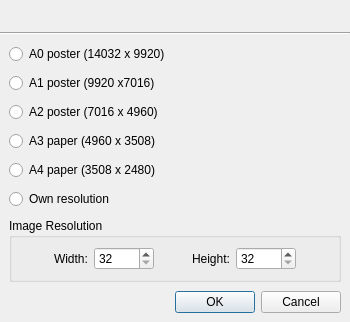
<?xml version="1.0" encoding="UTF-8"?>
<ui version="4.0">
 <class>PrintImageDialog</class>
 <widget class="QDialog" name="PrintImageDialog">
  <property name="geometry">
   <rect>
    <x>0</x>
    <y>0</y>
    <width>350</width>
    <height>303</height>
   </rect>
  </property>
  <property name="windowTitle">
   <string>Generate Image</string>
  </property>
  <layout class="QVBoxLayout" name="topLayout" stretch="0,0,1">
   <property name="spacing">
    <number>0</number>
   </property>
   <property name="leftMargin">
    <number>0</number>
   </property>
   <property name="topMargin">
    <number>0</number>
   </property>
   <property name="rightMargin">
    <number>0</number>
   </property>
   <property name="bottomMargin">
    <number>0</number>
   </property>
   <item>
    <widget class="XmlUi::GradientWidget" name="promptWidget" native="true">
     <layout class="QHBoxLayout" name="promptLayout" stretch="0,1">
      <property name="spacing">
       <number>10</number>
      </property>
      <item>
       <widget class="QLabel" name="promptPixmap"/>
      </item>
      <item>
       <widget class="QLabel" name="promptLabel">
        <property name="wordWrap">
         <bool>true</bool>
        </property>
       </widget>
      </item>
     </layout>
    </widget>
   </item>
   <item>
    <widget class="Line" name="line">
     <property name="orientation">
      <enum>Qt::Horizontal</enum>
     </property>
    </widget>
   </item>
   <item>
    <widget class="QWidget" name="mainWidget" native="true">
     <layout class="QVBoxLayout" name="verticalLayout_2">
      <property name="spacing">
       <number>9</number>
      </property>
      <item>
       <widget class="QRadioButton" name="a0_radioButton">
        <property name="text">
         <string>A0 poster (14032 x 9920)</string>
        </property>
       </widget>
      </item>
      <item>
       <widget class="QRadioButton" name="a1_radioButton">
        <property name="text">
         <string>A1 poster (9920 x7016)</string>
        </property>
       </widget>
      </item>
      <item>
       <widget class="QRadioButton" name="a2_radioButton">
        <property name="text">
         <string>A2 poster (7016 x 4960)</string>
        </property>
       </widget>
      </item>
      <item>
       <widget class="QRadioButton" name="a3_radioButton">
        <property name="text">
         <string>A3 paper (4960 x 3508)</string>
        </property>
       </widget>
      </item>
      <item>
       <widget class="QRadioButton" name="a4_radioButton">
        <property name="text">
         <string>A4 paper (3508 x 2480)</string>
        </property>
       </widget>
      </item>
      <item>
       <widget class="QRadioButton" name="own_radioButton">
        <property name="text">
         <string>Own resolution</string>
        </property>
       </widget>
      </item>
      <item>
       <widget class="QGroupBox" name="groupBox">
        <property name="title">
         <string>Image Resolution</string>
        </property>
        <layout class="QHBoxLayout" name="horizontalLayout">
         <item>
          <spacer name="spacer_4">
           <property name="orientation">
            <enum>Qt::Horizontal</enum>
           </property>
           <property name="sizeType">
            <enum>QSizePolicy::Expanding</enum>
           </property>
           <property name="sizeHint" stdset="0">
            <size>
             <width>10</width>
             <height>20</height>
            </size>
           </property>
          </spacer>
         </item>
         <item>
          <widget class="QLabel" name="label">
           <property name="text">
            <string>Width:</string>
           </property>
           <property name="buddy">
            <cstring>spinWidth</cstring>
           </property>
          </widget>
         </item>
         <item>
          <widget class="QSpinBox" name="spinWidth">
           <property name="minimumSize">
            <size>
             <width>60</width>
             <height>0</height>
            </size>
           </property>
           <property name="minimum">
            <number>32</number>
           </property>
           <property name="maximum">
            <number>8000</number>
           </property>
          </widget>
         </item>
         <item>
          <spacer name="spacer">
           <property name="orientation">
            <enum>Qt::Horizontal</enum>
           </property>
           <property name="sizeType">
            <enum>QSizePolicy::Expanding</enum>
           </property>
           <property name="sizeHint" stdset="0">
            <size>
             <width>10</width>
             <height>20</height>
            </size>
           </property>
          </spacer>
         </item>
         <item>
          <widget class="QLabel" name="label_2">
           <property name="text">
            <string>Height:</string>
           </property>
           <property name="buddy">
            <cstring>spinHeight</cstring>
           </property>
          </widget>
         </item>
         <item>
          <widget class="QSpinBox" name="spinHeight">
           <property name="minimumSize">
            <size>
             <width>60</width>
             <height>0</height>
            </size>
           </property>
           <property name="minimum">
            <number>32</number>
           </property>
           <property name="maximum">
            <number>8000</number>
           </property>
          </widget>
         </item>
         <item>
          <spacer name="spacer_2">
           <property name="orientation">
            <enum>Qt::Horizontal</enum>
           </property>
           <property name="sizeType">
            <enum>QSizePolicy::Expanding</enum>
           </property>
           <property name="sizeHint" stdset="0">
            <size>
             <width>10</width>
             <height>20</height>
            </size>
           </property>
          </spacer>
         </item>
        </layout>
       </widget>
      </item>
      <item>
       <spacer name="spacer_3">
        <property name="orientation">
         <enum>Qt::Vertical</enum>
        </property>
        <property name="sizeHint" stdset="0">
         <size>
          <width>20</width>
          <height>0</height>
         </size>
        </property>
       </spacer>
      </item>
      <item>
       <widget class="QDialogButtonBox" name="buttonBox">
        <property name="orientation">
         <enum>Qt::Horizontal</enum>
        </property>
        <property name="standardButtons">
         <set>QDialogButtonBox::Cancel|QDialogButtonBox::Ok</set>
        </property>
       </widget>
      </item>
     </layout>
    </widget>
   </item>
  </layout>
 </widget>
 <customwidgets>
  <customwidget>
   <class>XmlUi::GradientWidget</class>
   <extends>QWidget</extends>
   <header>xmlui/gradientwidget.h</header>
   <container>1</container>
  </customwidget>
 </customwidgets>
 <tabstops>
  <tabstop>spinWidth</tabstop>
  <tabstop>spinHeight</tabstop>
  <tabstop>buttonBox</tabstop>
 </tabstops>
 <resources/>
 <connections>
  <connection>
   <sender>buttonBox</sender>
   <signal>accepted()</signal>
   <receiver>PrintImageDialog</receiver>
   <slot>accept()</slot>
   <hints>
    <hint type="sourcelabel">
     <x>227</x>
     <y>270</y>
    </hint>
    <hint type="destinationlabel">
     <x>157</x>
     <y>274</y>
    </hint>
   </hints>
  </connection>
  <connection>
   <sender>buttonBox</sender>
   <signal>rejected()</signal>
   <receiver>PrintImageDialog</receiver>
   <slot>reject()</slot>
   <hints>
    <hint type="sourcelabel">
     <x>290</x>
     <y>276</y>
    </hint>
    <hint type="destinationlabel">
     <x>286</x>
     <y>274</y>
    </hint>
   </hints>
  </connection>
 </connections>
</ui>
